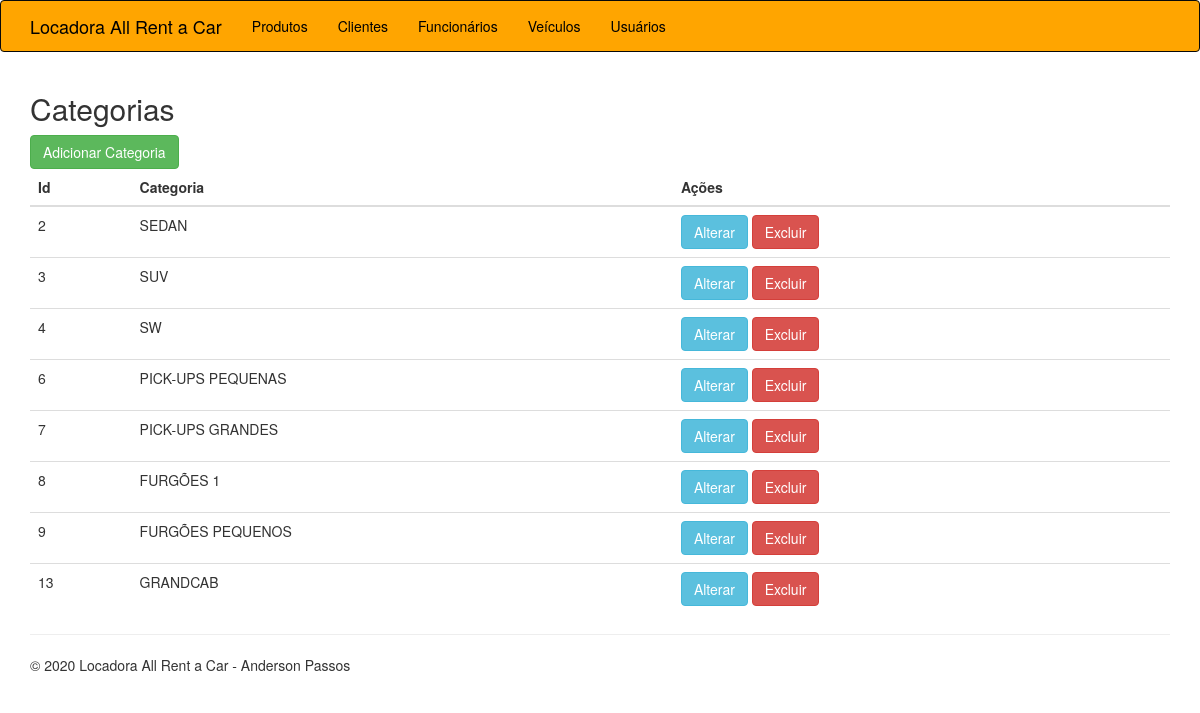
Page /categorias.php on the committed database.
### tables this page shows
CREATE TABLE `tb_categorias` (
  `id` int(11) NOT NULL,
  `descricao` varchar(30) NOT NULL
);

### classes/Categoria.php (called while the page is built, shortened)
<?php
class Categoria{
        public function listar(){
            $query = "SELECT id, descricao FROM tb_categorias";
            $conexao = new PDO("mysql:host=127.0.0.1;dbname=banco","root","");
            $resultado = $conexao->query($query);
            $lista = $resultado->fetchAll();
            return $lista;
    }
}

### categorias.php (the view)
<?php
require_once 'classes/Categoria.php';
$categoria = new Categoria();
$lista = $categoria->listar();
require_once 'cabecalho.php';
?>
<h2>Categorias</h2>
<a href="categorias-criar.php" class="btn btn-success">Adicionar Categoria</a>
<br>
<table class="table">
    <thead>
        <th>Id</th>
        <th>Categoria</th>
        <th>Ações</th>
    </thead>
    <tbody>
        <?php foreach($lista as $linha){ ?>
            <tr>
                <td><?php echo $linha['id'];?></td>
                <td><?php echo $linha['descricao'];?></td>
                <td>
                    <a href="categorias-editar.php?CODIGO=<?php echo $linha['id'];?>" class="btn btn-info">  Alterar </a>
                    <a href="categorias-excluir.php?CODIGO=<?php echo $linha['id'];?>"  class ="btn btn-danger"> Excluir </a>
                </td>
            </tr>
    <?php }?>
    </tbody>
    </table>
<?php
require_once 'rodape.php';
?>

### cabecalho.php (shortened to what this page needs)
<!DOCTYPE html>
<html lang="pt-br">
<head>
    <link href="assets/css/bootstrap.min.css" rel="stylesheet">
    <link href="assets/css/app.css" rel="stylesheet">
</head>
<body>
<nav class="navbar navbar-inverse">
    <div class="container">
        <div class="navbar-header">
            <a class="navbar-brand" href="index.php">Locadora All Rent a Car</a>
        </div>
        <div id="navbar" class="navbar-collapse collapse">
            <ul class="nav navbar-nav">
                <li><a href="produtos.php">Produtos</a></li>
                <li><a href="clientes.php">Clientes</a></li>
                <li><a href="funcionarios.php">Funcionários</a></li>
                <li><a href="veiculos.php">Veículos</a></li>
                <li><a href="usuarios.php">Usuários</a></li>
            </ul>
        </div>
    </div>
</nav>
<div class="container">

### rodape.php
<hr>
<footer>
    <p>&copy; 2020 Locadora All Rent a Car - Anderson Passos</p>
</footer>
</div>
</body>
</html>

### assets/css/app.css (style rules this page uses)
.navbar-inverse { background-color: orange; }
.navbar-inverse a { color: black !important; }

### rows in the picture
tb_categorias: id "2", descricao "SEDAN"
tb_categorias: id "3", descricao "SUV"
tb_categorias: id "4", descricao "SW"
tb_categorias: id "6", descricao "PICK-UPS PEQUENAS"
tb_categorias: id "7", descricao "PICK-UPS GRANDES"
tb_categorias: id "8", descricao "FURGÕES 1"
tb_categorias: id "9", descricao "FURGÕES PEQUENOS"
tb_categorias: id "13", descricao "GRANDCAB"
